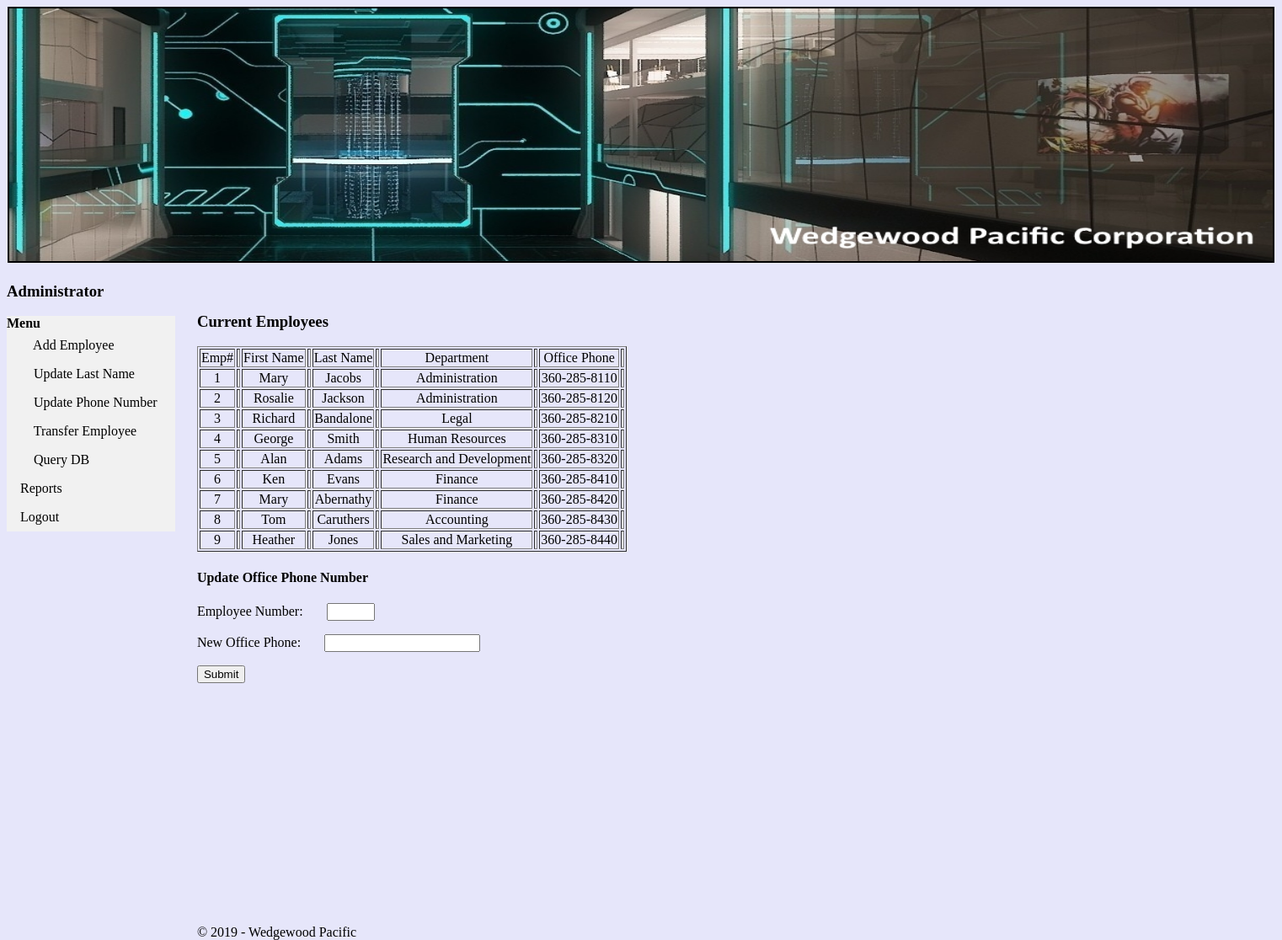
The app's page /PHP/changeph.php with its own data.
### tables this page shows
CREATE TABLE Employee (
                EmployeeNumber INT AUTO_INCREMENT NOT NULL,
                FirstName CHAR(25) NOT NULL,
                LastName CHAR(25) NOT NULL,
                Department CHAR(35) NOT NULL DEFAULT "Human Resources",
                Position CHAR(35),
                Supervisor CHAR(35),
                OfficePhone CHAR(12),
                EmailAddress VARCHAR(100) NOT NULL,
                Username VARCHAR(15) NOT NULL,
                Password VARCHAR(15) NOT  NULL,
                CONSTRAINT Employee_Num_PK PRIMARY KEY (EmployeeNumber)
);

### PHP/changeph.php (the view, shortened to what this page needs)
<!DOCTYPE html>
<html>
<head>
<link rel="stylesheet" type="text/css" href="wpstyle.css">
</head>
<body>
<section id="top">
<center><img src="banner.jpg" alt="banner" style="width:1500px;height:300px;" border ="2"></center>
</section>
<section id="menu">
<h3> Administrator </h3>
	<ul>
		<li><b>Menu</b></li>
		<li><a href="newemployee.html">&nbsp &nbsp Add Employee</a></li>
		<li><a href="changelastnm.php">&nbsp &nbsp Update Last Name</a></li>
		<li><a href="changeph.php">&nbsp &nbsp Update Phone Number</a></li>
		<li><a href="moveemp.php">&nbsp &nbsp Transfer Employee</a></li>
		<li><a href="querydb.html">&nbsp &nbsp Query DB</a></li>
		<li><a href="Reports.html">Reports</a></li>
		<li><a href="wphome.html">Logout</a></li>
	</ul>
</section>
<section id="main"><section id="main"><br><br>
<h3>Current Employees</h3>
         <table border="1">
        <thead>
            <tr>
                <td><center>Emp#<td></center>
                <td><center>First Name<td></center>
				<td><center>Last Name<td></center>
				<td><center>Department<td></center>
				<td><center>Office Phone<td></center>
            </tr>
        </thead>
        <tbody>
        <?php
			$servername = "localhost";
			$username = "root";
			$password = "";
			$dbname = "wp";
			$conn = new mysqli($servername, $username, $password, $dbname);
            $results = $conn->query("select employeenumber, firstname, lastname, department, officephone from employee where not employeenumber ='10'");
            while($row = $results->fetch_assoc()) {
            ?>
                <tr>
					<td><center><?php echo $row['employeenumber']?><td></center>
                    <td><center><?php echo $row['firstname']?><td></center>
                    <td><center><?php echo $row['lastname']?><td></center>
					<td><center><?php echo $row['department']?><td></center>
					<td><center><?php echo $row['officephone']?><td></center>
                </tr>
            <?php
            }
            ?>
            </tbody>
            </table>
<h4>Update Office Phone Number</h4>
<form method="post" action="changephone.php">
<p>Employee Number:   &nbsp&nbsp&nbsp&nbsp&nbsp&nbsp<input type="text" name="employeenumber" required pattern= "[0-9]+" title="Please enter a digit. 0-9"  size="4" maxlength="4" /></p>
<p>New Office Phone:  &nbsp&nbsp&nbsp&nbsp&nbsp <input type="tel" required pattern="(?:\(\d{3}\)|\d{3})[- ]?\d{3}[- ]?\d{4}" title="123-456-7890" name="officephone"/></p>
  <input type="submit" value="Submit">
</form>
</section>
<section id="footer">
<footer>
<center>© 2019 - Wedgewood Pacific</center
</footer>
</section>
</body>
</html>

### CSS/wpstyle.css (style rules this page uses)
body { background-color: #E6E6FA; }
ul { list-style-type: none; margin: 0; padding: 0; width: 200px; background-color: #f1f1f1; }
li a { display: block; color: #000; padding: 8px 16px; text-decoration: none; }
section#menu { float: left; width: 15%; height: 800px; }
section#main { float: left; width: 75%; height:800px; }
section#footer { position:fixed; bottom:0; width:50% height:20px; }

### records on screen
employee: EmployeeNumber "1", FirstName "Mary", LastName "Jacobs", Department "Administration", OfficePhone "360-285-8110"
employee: EmployeeNumber "2", FirstName "Rosalie", LastName "Jackson", Department "Administration", OfficePhone "360-285-8120"
employee: EmployeeNumber "3", FirstName "Richard", LastName "Bandalone", Department "Legal", OfficePhone "360-285-8210"
employee: EmployeeNumber "4", FirstName "George", LastName "Smith", Department "Human Resources", OfficePhone "360-285-8310"
employee: EmployeeNumber "5", FirstName "Alan", LastName "Adams", Department "Research and Development", OfficePhone "360-285-8320"
employee: EmployeeNumber "6", FirstName "Ken", LastName "Evans", Department "Finance", OfficePhone "360-285-8410"
employee: EmployeeNumber "7", FirstName "Mary", LastName "Abernathy", Department "Finance", OfficePhone "360-285-8420"
employee: EmployeeNumber "8", FirstName "Tom", LastName "Caruthers", Department "Accounting", OfficePhone "360-285-8430"
employee: EmployeeNumber "9", FirstName "Heather", LastName "Jones", Department "Sales and Marketing", OfficePhone "360-285-8440"
